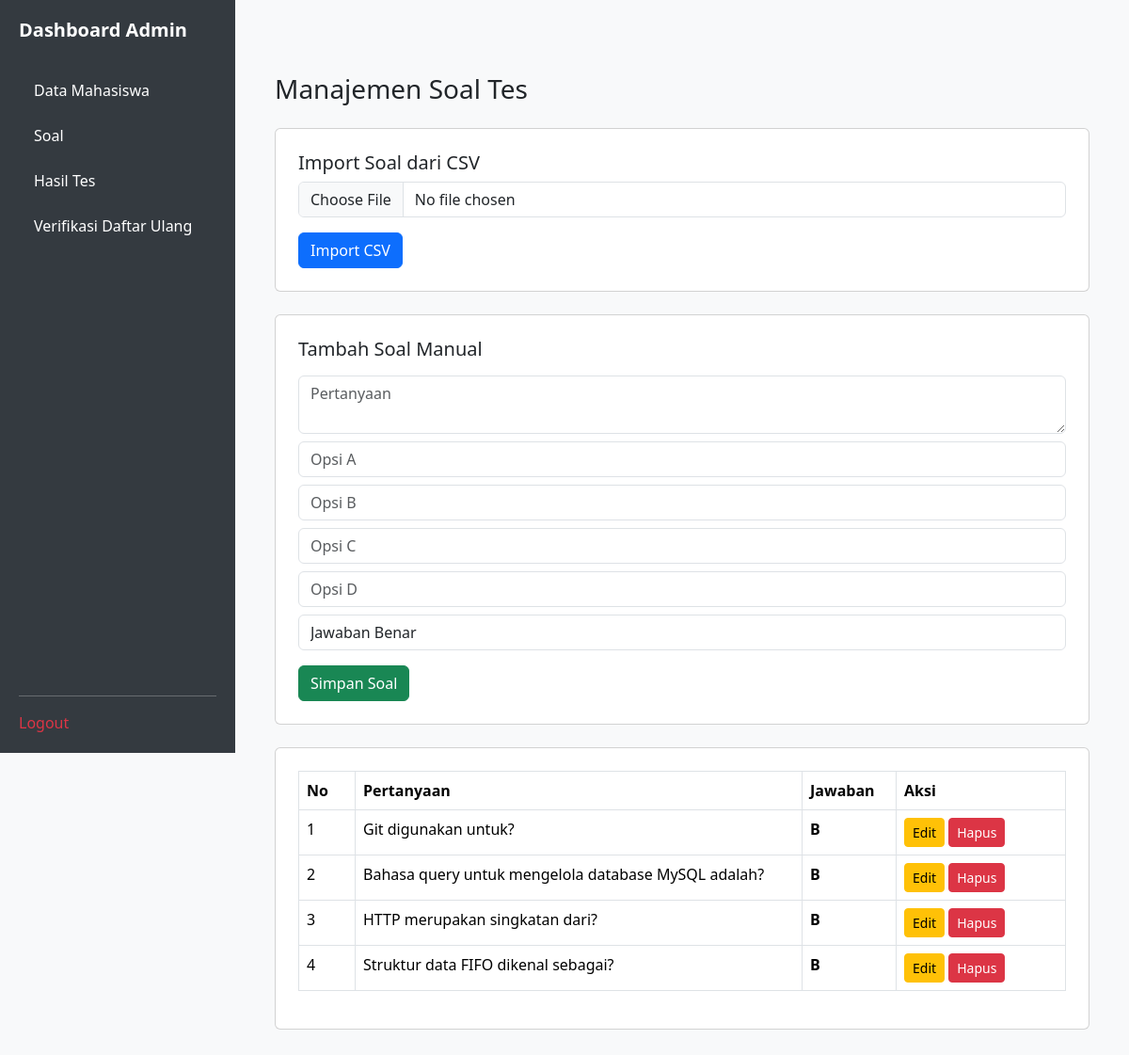
Page /dashboard/soal.php on the committed database.
### tables this page shows
CREATE TABLE `soal` (
  `id` int(11) NOT NULL AUTO_INCREMENT,
  `pertanyaan` text NOT NULL,
  `opsi_a` varchar(255) NOT NULL,
  `opsi_b` varchar(255) NOT NULL,
  `opsi_c` varchar(255) NOT NULL,
  `opsi_d` varchar(255) NOT NULL,
  `jawaban` char(1) NOT NULL,
  PRIMARY KEY (`id`)
);

### dashboard/soal.php (the view, shortened to what this page needs)
<?php
require_once "../config/database.php";
$soal = mysqli_query($koneksi, "SELECT * FROM soal ORDER BY id DESC");
?>
<!DOCTYPE html>
<html lang="id">
<head>
<link href="https://cdn.jsdelivr.net/npm/bootstrap@5.3.2/dist/css/bootstrap.min.css" rel="stylesheet">
</head>
<body class="bg-light">
<?php include 'sidebar.php'; ?>
<div id="content" class="main-content">
<div class="container py-5">
<h3 class="mb-4">Manajemen Soal Tes</h3>
<div class="card p-4 mb-4">
    <h5>Import Soal dari CSV</h5>
    <form method="POST" enctype="multipart/form-data">
        <input type="file" name="file_csv" accept=".csv" class="form-control mb-3" required>
        <button name="import" class="btn btn-primary">Import CSV</button>
    </form>
</div>
<div class="card p-4 mb-4">
<form method="POST">
    <h5 class="mb-3">Tambah Soal Manual</h5>
    <textarea name="pertanyaan" class="form-control mb-2" placeholder="Pertanyaan" required></textarea>
    <input name="a" class="form-control mb-2" placeholder="Opsi A" required>
    <input name="b" class="form-control mb-2" placeholder="Opsi B" required>
    <input name="c" class="form-control mb-2" placeholder="Opsi C" required>
    <input name="d" class="form-control mb-2" placeholder="Opsi D" required>
    <select name="jawaban" class="form-control mb-3" required>
        <option value="">Jawaban Benar</option>
    </select>
    <button name="simpan" class="btn btn-success">Simpan Soal</button>
</form>
</div>
<div class="card p-4">
<div class="table-responsive">
<table class="table table-bordered">
<thead>
<tr>
    <th width="60">No</th>
    <th>Pertanyaan</th>
    <th width="100">Jawaban</th>
    <th width="180">Aksi</th>
</tr>
</thead>
<tbody>
<?php $no=1; while($s=mysqli_fetch_assoc($soal)): ?>
<tr>
    <td><?= $no++; ?></td>
    <td><?= htmlspecialchars($s['pertanyaan']); ?></td>
    <td><b><?= $s['jawaban']; ?></b></td>
    <td>
        <button class="btn btn-warning btn-sm"
                data-bs-toggle="modal"
                data-bs-target="#edit<?= $s['id']; ?>">
            Edit
        </button>
        <a href="?hapus=<?= $s['id']; ?>"
           onclick="return confirm('Hapus soal ini?')"
           class="btn btn-danger btn-sm">
            Hapus
        </a>
    </td>
</tr>
<?php endwhile; ?>
</tbody>
</table>
</div>
</div>
</div>
</div>
</body>
</html>

### dashboard/sidebar.php (style rules this page uses)
body { overflow-x: hidden; background-color: #f8f9fa; }
#content { margin-left: 250px; padding: 30px; }

### rows in the picture
soal: pertanyaan "Git digunakan untuk?", jawaban "B"
soal: pertanyaan "Bahasa query untuk mengelola database MySQL adalah?", jawaban "B"
soal: pertanyaan "HTTP merupakan singkatan dari?", jawaban "B"
soal: pertanyaan "Struktur data FIFO dikenal sebagai?", jawaban "B"
